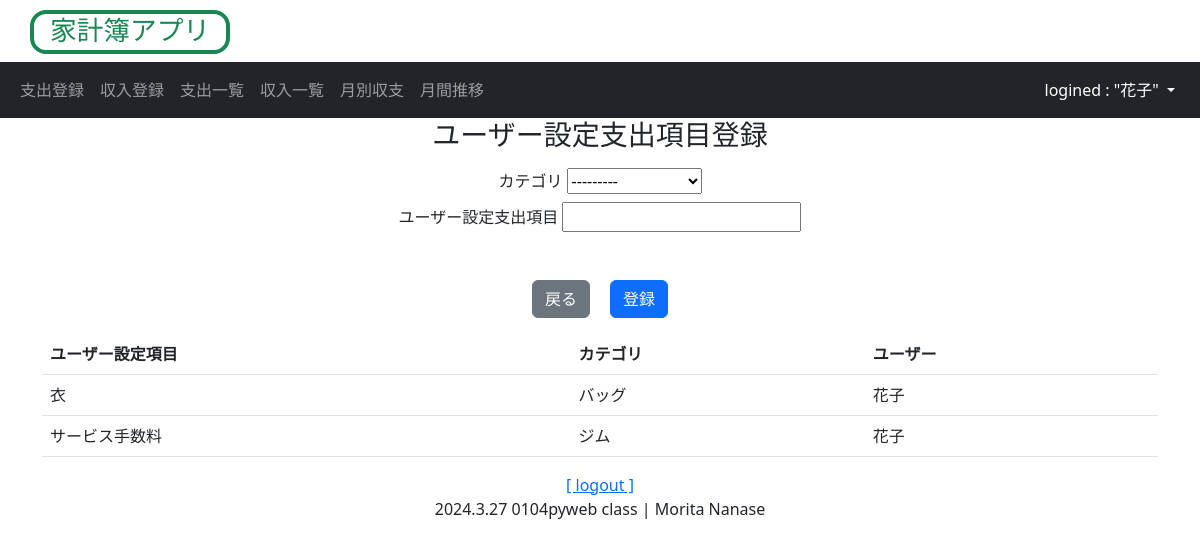
Page /money/payment_item_register/ (signed in) on the earlier database version.
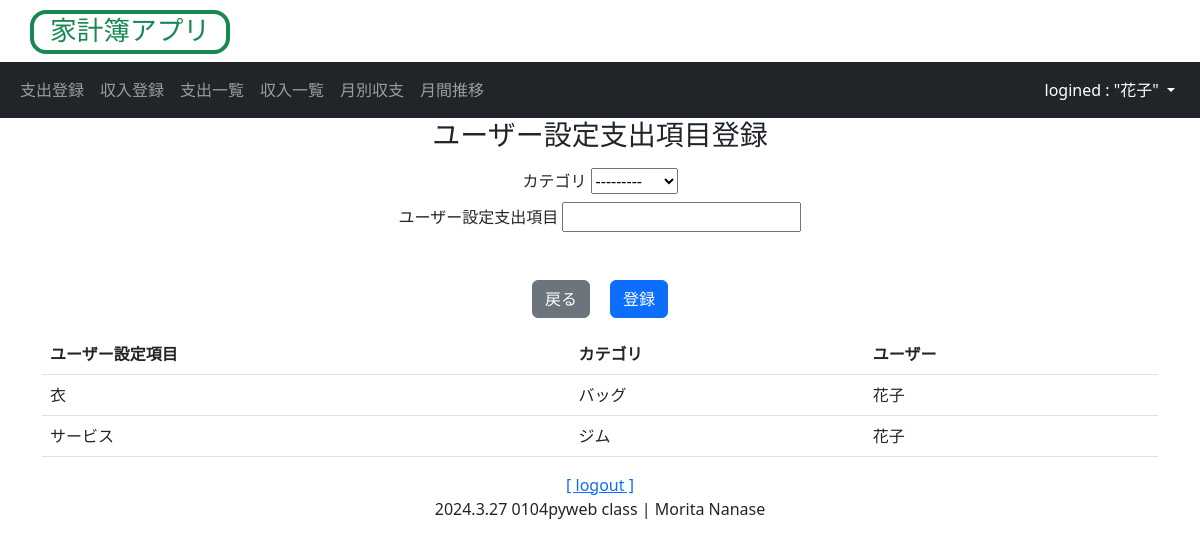
Same page on the later database version.
### money/models.py (models this page shows, shortened)
class PaymentOrigItem(models.Model):
    account_id = models.ForeignKey(User, on_delete=models.CASCADE, null=True)
    name = models.CharField('ユーザー設定支出項目', max_length=32)
    category = models.ForeignKey(PaymentCategory, on_delete=models.PROTECT, verbose_name='カテゴリ')
    class Meta:
        ordering = ('category',)

class PaymentCategory(models.Model):
    name = models.CharField('支出カテゴリ', max_length=32, unique=True)
    def __str__(self):
        return self.name
    class Meta:
        ordering = ('id',)

### accounts/models.py (models this page shows)
class User(AbstractBaseUser, PermissionsMixin):
    account_id = models.CharField(
        verbose_name=_("account_id"),
        unique=True,
        max_length=10
    )
    email = models.EmailField(
        verbose_name=_("email"),
        unique=True
    )
    family_name = models.ForeignKey(
        Family,
        verbose_name=_("家名"),
        on_delete=models.SET_NULL,
        default=None,  # デフォルト値
        null=True,
        blank=True
    )
    first_name = models.CharField(
        verbose_name=_("名前"),
        max_length=150,
        null=True,
        blank=True
    )
    is_superuser = models.BooleanField(
        verbose_name=_("is_superuer"),
        default=False
    )
    is_staff = models.BooleanField(
        verbose_name=_('staff status'),
        default=True,
    )
    is_active = models.BooleanField(
        verbose_name=_('active'),
        default=True,
    )
    created_at = models.DateTimeField(
        verbose_name=_("created_at"),
        auto_now_add=True
    )
    updated_at = models.DateTimeField(
        verbose_name=_("updateded_at"),
        auto_now=True
    )
    objects = UserManager()
    USERNAME_FIELD = 'account_id' # ログイン時、ユーザー名の代わりにaccount_idを使用
    REQUIRED_FIELDS = ['email']  # スーパーユーザー作成時にemailも設定
    def __str__(self):
        return self.account_id

### money/views.py (the view, shortened to what this page needs)
# urls.py: path('money/payment_item_register/', views.PaymentOrigItemRegister.as_view(), name='payment_item_register'),
class PaymentOrigItemRegister(LoginRequiredMixin, CreateView):
    template_name = "money/item_register.html"
    model = PaymentOrigItem
    form_class = PaymentOrigItemForm   # 登録用フォームを設定
    def get_queryset(self):
        login_user = self.request.user  # ログイン中のユーザーを取得
        queryset = super().get_queryset() # PaymentList.objects.all()と同等
        queryset = queryset.filter(account_id=login_user)
        self.form = PaymentOrigItemForm(self.request.GET or None)
        return queryset
    def get_context_data(self, **kwargs): #オーバーライド
        context = super().get_context_data(**kwargs) # 親クラスの get_context_dataメソッドを実行
        context['page_title'] = 'ユーザー設定支出項目登録'
        context['lists'] = self.get_queryset()
        return context

### money/forms.py
class PaymentOrigItemForm(ModelForm):
    class Meta:
        model = PaymentOrigItem
        fields = ['category', 'name']

### money/my_context_processor.py (called while the page is built)
def common(request): # 家計簿アプリの共通コンテクスト
    now = timezone.now()
    return {"now_year": now.year,
            "now_month": now.month}

### money/templates/money/item_register.html (shortened to what this page needs)
{% extends 'money/base.html' %}
{% block title %}
  <div class="h3 text-center">{{ page_title }}</div>
{% endblock %}
{% block content %}
  <div style="width:40%" class="mt-3 mx-auto text-center">
    <form method="POST">
      {% for field in form %}
        <div class="mt-2">
          <label class="label mr-4">{{ field.label }}</label>
          {{ field }}
        </div>
      {% endfor %}
      <div class="mt-5 mx-auto text-center">
        {% if '支出' in page_title %}
          <a href="{% url 'money:payment_create' %}" class="btn btn-secondary">戻る</a>&emsp;
        {% else %}
          <a href="{% url 'money:income_create' %}" class="btn btn-secondary">戻る</a>&emsp;
        {% endif %}
        <button type="submit" class="btn btn-primary">登録</button>
      </div>
    </form>
  </div>
<table class="table mt-3">
  <tr>
    <th>ユーザー設定項目</th>
    <th>カテゴリ</th>
    <th>ユーザー</th>
  </tr>
{% for list in lists %}
  <tr>
    <td>{{ list.category }}</td>
    <td>{{ list.name }}</td>
    <td>{{ list.account_id }}</td>
  </tr>
{% endfor %}
</table>
{% endblock %}

Differences in the rows shown:
changed through a linked row, PaymentOrigItem "ジム": category "サービス手数料" → "サービス"
